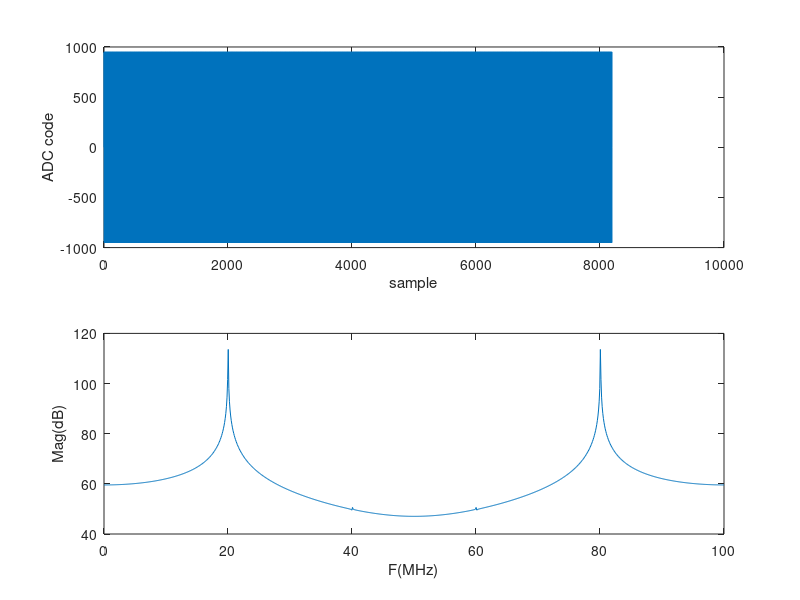

The MATLAB source for this figure: (Note: this script raises an error after producing the figure.)
% generate virtual ADC data
Fs = 100e6;
dt = 1/Fs;
N = 1024;
t = dt.*(0:8*N-1); % set to more samples
Fc = 20e6;
A = 1000;

x = round(A*sin(2*pi*Fc.*t));

subplot(2,1,1);
plot(x);
xlabel('sample'); ylabel('ADC code');

f = linspace(0, Fs/1e6, N);
subplot(2,1,2);
X = 20*log10(abs(fft(x,N)));
plot(f,X);
xlabel('F(MHz)'); ylabel('Mag(dB)');

fid = fopen("cordic_input.txt", "wt");
    fprintf(fid, "%d\n", x);
fclose(fid);

gen_vadc_pkg(x);
